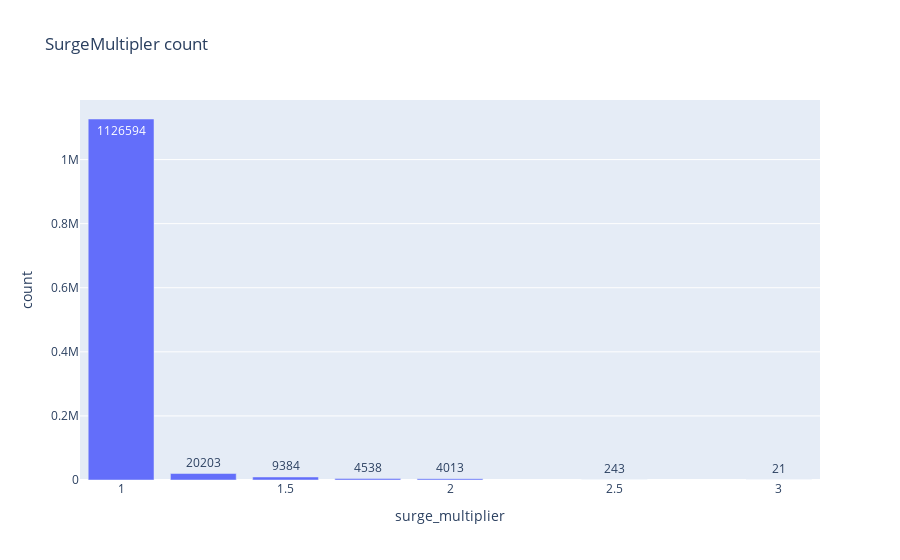

Notebook source saved alongside this figure:
### Code cell
# surge count 
surge_count=data.groupby(['surge_multiplier']).agg({'price':'count'}).rename(columns={'price':'count'}).reset_index()
fig = px.bar(surge_count, x="surge_multiplier", y="count", title="SurgeMultipler count", text='count')
fig.show()

### Figure 1 — Plotly figure (JSON) as saved in the notebook; plotly's stock layout.template omitted (floating-point values rounded to 4 significant figures)
{"data": [{"hovertemplate": "surge_multiplier=%{x}<br>count=%{text}<extra></extra>", "legendgroup": "", "marker": {"color": "#636efa", "pattern": {"shape": ""}}, "name": "", "orientation": "v", "showlegend": false, "text": [1127000.0, 20200.0, 9384.0, 4538.0, 4013.0, 243.0, 21.0], "textposition": "auto", "type": "bar", "x": [1.0, 1.25, 1.5, 1.75, 2.0, 2.5, 3.0], "xaxis": "x", "y": [1126594, 20203, 9384, 4538, 4013, 243, 21], "yaxis": "y"}], "layout": {"barmode": "relative", "legend": {"tracegroupgap": 0}, "title": {"text": "SurgeMultipler count"}, "xaxis": {"anchor": "y", "domain": [0, 1], "title": {"text": "surge_multiplier"}}, "yaxis": {"anchor": "x", "domain": [0, 1], "title": {"text": "count"}}}}
